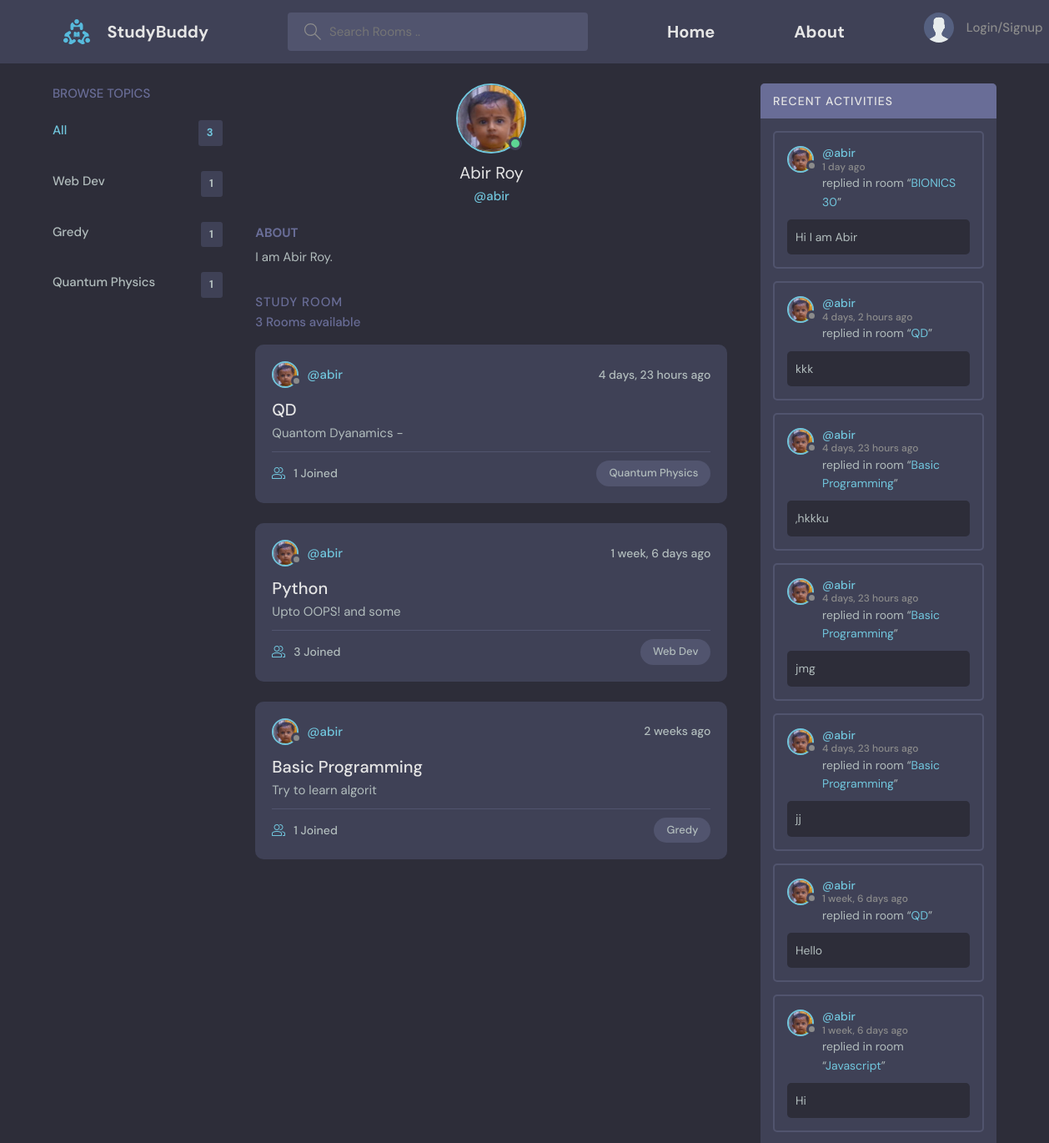
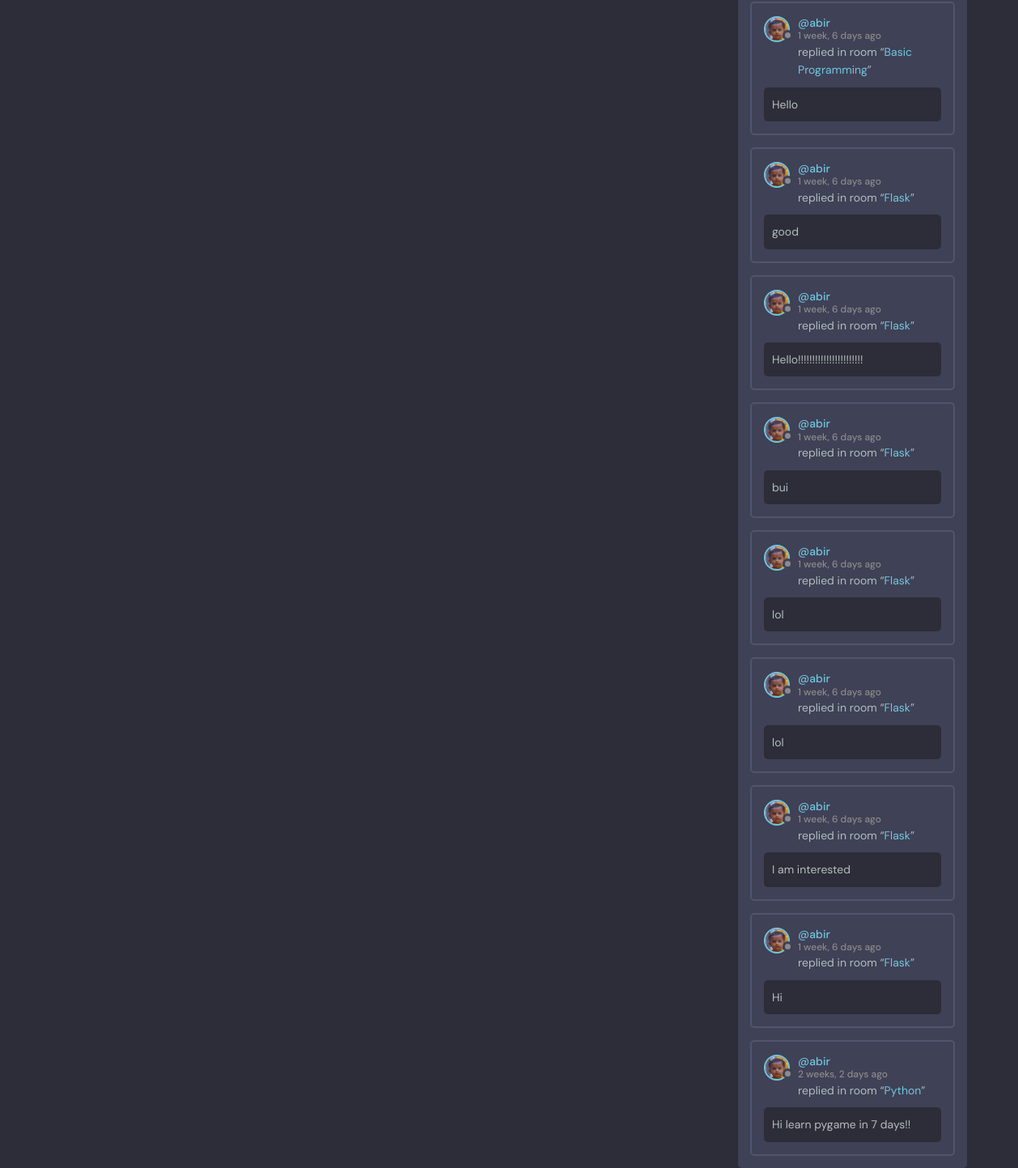
Page /profile/1/ on the committed database (2 pictures, top to bottom).
### bas/models.py (models this page shows)
class Topic(models.Model):
    name = models.CharField(max_length=200)
    def __str__(self):
        return self.name

class Profile(models.Model):
    user = models.OneToOneField(User, null=True, on_delete=models.CASCADE)
    bio = models.TextField(null=True)
    avatar = models.ImageField(null=True, default="avatar.svg")

class Room(models.Model):
    host = models.ForeignKey(User, on_delete=models.SET_NULL, null=True)
    topic = models.ForeignKey(Topic, on_delete=models.SET_NULL, null=True)
    name = models.CharField(max_length=100)
    description = models.TextField(null=True, blank=True)
    participants = models.ManyToManyField(User, related_name='participants', blank=True)
    updated = models.DateTimeField(auto_now=True)
    created = models.DateTimeField(auto_now_add=True)
    outside_review = models.TextField(null=True, blank=True)
    class Meta:
        ordering = ['-updated', '-created']
    def __str__(self):
        return self.description[:20]

class Message(models.Model):
    user = models.ForeignKey(User, on_delete=models.CASCADE)
    room = models.ForeignKey(Room, on_delete=models.CASCADE)
    body = models.TextField()
    updated = models.DateTimeField(auto_now=True)
    created = models.DateTimeField(auto_now_add=True)
    def __str__(self):
        return self.body[:50]
    class Meta:
        ordering = ['-updated', '-created']

### bas/views.py (the view)
# urls.py: path('profile/<str:pk>/', views.userProfile, name="userProfile"),
def userProfile(request, pk):
    user = User.objects.get(id=pk)
    q = request.GET.get('q') if request.GET.get('q')!=None else ''
    rooms = Room.objects.filter(
        Q(host__username=user.username) &
        (Q(topic__name__icontains=q) |
        Q(name__icontains=q) |
        Q(description__icontains=q) |
        Q(host__username__icontains=q))
    )
    messg = user.message_set.all()
    topics = Topic.objects.all()
    Topics = []
    for topic in topics:
        cnt = Room.objects.filter(
        Q(host__username=user.username) & Q(topic__name=topic.name)).count()
        if(int(cnt) > 0):
            Topics.append({'topic' : topic, 'count' : cnt})
    Profiles = Profile.objects.all()
    context = {"user" : user, 'Rooms' : rooms, 'Messages' : messg, 'Topics' : Topics,
               'total_room' : Room.objects.filter(host__username=user.username).count,
                'Profiles' : Profiles }
    return render(request, 'bas/profile.html', context)

### bas/templates/bas/profile.html (shortened to what this page needs)
{% extends 'main.html' %}
{% block content %}
  <main class="profile-page layout layout--3">
    <div class="container">
        {% url 'userProfile' user.id as the_url %}
        {% include 'bas/topics.html' with link=the_url %}
      <div class="roomList">
        <div class="profile">
          <div class="profile__avatar">
            <div class="avatar avatar--large active">
              {% for profile in Profiles%}
              {% if profile.user.id == user.id %}
              <a href="{{profile.avatar.url}}">
              <img src="{{profile.avatar.url}}" />
              </a>
              {% endif %}
              {% endfor %}
            </div>
          </div>
          <div class="profile__info">
            <h3>{{user.first_name}} {{user.last_name}}</h3>
            <p><a href="{% url 'userProfile' user.id %}">@{{user.username}}</a></p>
          </div>
          <div class="profile__about">
            <h3>About</h3>
            <p>
              {% for profile in Profiles%}
              {% if profile.user.id == user.id %}
              {{profile.bio}}
              {% endif %}
              {% endfor %}
            </p>
          </div>
        </div>
        {%include 'bas/feed.html' with page='profile' %}
      </div>
      {% include 'bas/activity.html' %}
    </div>
  </main>
{% endblock %}

### templates/main.html (shortened to what this page needs)
<!DOCTYPE html>
{% load static %}
<html lang="en">
  <head>
    <link rel="stylesheet" href="{% static 'styles/style.css'%}" />
    <link rel="stylesheet" href="https://cdnjs.cloudflare.com/ajax/libs/font-awesome/6.1.1/css/all.min.css">
  </head>
  <body>
    {% include 'navbar.html' %}
    {% block content %}
    {% endblock %}
  </body>
</html>

### templates/navbar.html (shortened to what this page needs)
{% load static %}
<header class="header header--loggedIn">
    <div class="container">
    <a href="{% url 'home' %}" class="header__logo">
        <img src="{% static 'images/logo.svg' %}" />
        <h1>StudyBuddy</h1>
    </a>
    <form class="header__search" method="GET" action="{%url 'home'%}">
        <label>
        <input type="text" name="q" placeholder="Search Rooms .."/>
        </label>
    </form>
    <a href="{% url 'home' %}" class="header__logo">
        <h1>Home</h1>
    </a>
    <a href="#" class="header__logo">
        <h1>About</h1>
    </a>
    <nav class="header__menu">
        {% if request.user.is_authenticated %}
        <div class="header__user">
        <a href="{% url 'userProfile' request.user.id %}">
            <div class="avatar avatar--medium active">
            {% for profile in Profiles%}
            {% if profile.user.id == request.user.id %}
            <img src="{{profile.avatar.url}}" />
            {% endif %}
            {% endfor %}
            </div>
            <p>{{request.user.first_name}} {{request.user.last_name}}<span>@{{request.user.username}}</span></p>
        </a>
        <button class="dropdown-button" onclick="dropmenu_func()" >
            <svg version="1.1" xmlns="http://www.w3.org/2000/svg" width="32" height="32" viewBox="0 0 32 32">
            <title>chevron-down</title>
            <path d="M16 21l-13-13h-3l16 16 16-16h-3l-13 13z"></path>
            </svg>
        </button>
        </div>
        <div class="dropdown-menu" id="dropdown-menu">
            <a href="{% url 'userUpdate' request.user.id %}" class="dropdown-link"
                ><svg version="1.1" xmlns="http://www.w3.org/2000/svg" width="32" height="32" viewBox="0 0 32 32">
                <title>tools</title>
                <path
                    d="M27.465 32c-1.211 0-2.35-0.471-3.207-1.328l-9.392-9.391c-2.369 0.898-4.898 0.951-7.355 0.15-3.274-1.074-5.869-3.67-6.943-6.942-0.879-2.682-0.734-5.45 0.419-8.004 0.135-0.299 0.408-0.512 0.731-0.572 0.32-0.051 0.654 0.045 0.887 0.277l5.394 5.395 3.586-3.586-5.394-5.395c-0.232-0.232-0.336-0.564-0.276-0.887s0.272-0.596 0.572-0.732c2.552-1.152 5.318-1.295 8.001-0.418 3.274 1.074 5.869 3.67 6.943 6.942 0.806 2.457 0.752 4.987-0.15 7.358l9.392 9.391c0.844 0.842 1.328 2.012 1.328 3.207-0 2.5-2.034 4.535-4.535 4.535zM15.101 19.102c0.26 0 0.516 0.102 0.707 0.293l9.864 9.863c0.479 0.479 1.116 0.742 1.793 0.742 1.398 0 2.535-1.137 2.535-2.535 0-0.668-0.27-1.322-0.742-1.793l-9.864-9.863c-0.294-0.295-0.376-0.74-0.204-1.119 0.943-2.090 1.061-4.357 0.341-6.555-0.863-2.631-3.034-4.801-5.665-5.666-1.713-0.561-3.468-0.609-5.145-0.164l4.986 4.988c0.391 0.391 0.391 1.023 0 1.414l-5 5c-0.188 0.188-0.441 0.293-0.707 0.293s-0.52-0.105-0.707-0.293l-4.987-4.988c-0.45 1.682-0.397 3.436 0.164 5.146 0.863 2.631 3.034 4.801 5.665 5.666 2.2 0.721 4.466 0.604 6.555-0.342 0.132-0.059 0.271-0.088 0.411-0.088z"
                ></path>
                </svg>
                Settings</a
            >
            <a href="{% url 'Logout' %}" class="dropdown-link"
                ><svg version="1.1" xmlns="http://www.w3.org/2000/svg" width="32" height="32" viewBox="0 0 32 32">
                <title>sign-out</title>
                <path
                    d="M3 0h22c0.553 0 1 0 1 0.553l-0 3.447h-2v-2h-20v28h20v-2h2l0 3.447c0 0.553-0.447 0.553-1 0.553h-22c-0.553 0-1-0.447-1-1v-30c0-0.553 0.447-1 1-1z"
                ></path>
                <path
                    d="M21.879 21.293l1.414 1.414 6.707-6.707-6.707-6.707-1.414 1.414 4.293 4.293h-14.172v2h14.172l-4.293 4.293z"
                ></path>
                </svg>
                Logout</a
            >
        </div>
        {% else %}
        <a href="{% url 'Login' %}">
        <img src="{% static 'images/avatar.svg' %}" />
        <p>Login/Signup</p>
        </a>
        {% endif %}
    </nav>
    </div>
</header>

### bas/templates/bas/topics.html
<div class="topics">
    <div class="topics__header">
        <h2>Browse Topics</h2>
    </div>
    <ul class="topics__list">
        <li>
        <a href="{{link}}" class="active">All <span>{{total_room}}</span></a>
        </li>
        {% for topic in Topics %}
        <li>
        <a href="{{link}}?q={{topic.topic.name}}">{{topic.topic.name}}
            <span>{{topic.count}}</span></a>
        </li>
        {% endfor %}
    </ul>
</div>

### bas/templates/bas/feed.html (shortened to what this page needs)
<div class="roomList">
    <div class="roomList__header">
      <div>
        <h2>Study Room</h2>
        <p>{{Rooms.count}} Room{% if Rooms.count > 1 %}s{% endif %} available</p>
      </div>
    </div>
    {% for room in Rooms%}
    <div class="roomListRoom">
      <div class="roomListRoom__header">
        <a href="{% url 'userProfile' room.host.id %}" class="roomListRoom__author">
          <div class="avatar avatar--small">
            {% include 'bas/profile_image.html' with user_id=room.host.id %}
          </div>
          <span>@{{room.host.username}}</span>
        </a>
        <div class="roomListRoom__actions">
          <span>{{room.updated|timesince}} ago</span>
        </div>
      </div>
      <div class="roomListRoom__content">
        <a href="{% url 'Room' room.id %}">{{room.name}}</a>
        <p>
          {{room}}
        </p>
      </div>
      <div class="roomListRoom__meta">
        <a href="{% url 'Room' room.id %}" class="roomListRoom__joined">
          {{room.participants.count}} Joined
        </a>
        <p class="roomListRoom__topic">{{room.topic}}</p>
      </div>
    </div>
    {% endfor %}
  </div>

### bas/templates/bas/profile_image.html
{% for profile in Profiles%}
{% if profile.user.id == user_id %}
<img src="{{profile.avatar.url}}" />
{% endif %}
{% endfor %}

### bas/templates/bas/activity.html (shortened to what this page needs)
<div class="activities">
    <div class="activities__header">
      <h2>Recent Activities</h2>
    {% for m in Messages %}
    </div>
        <div class="activities__box">
        <div class="activities__boxHeader roomListRoom__header">
            <a href="{% url 'userProfile' m.user.id %}" class="roomListRoom__author">
            <div class="avatar avatar--small">
                {% include 'bas/profile_image.html' with user_id=m.user.id %}
            </div>
            <p>
                @{{m.user.username}}
                <span>{{m.created|timesince}} ago</span>
            </p>
            </a>
        </div>
        <div class="activities__boxContent">
            <p>replied in room “<a href="{% url 'Room' m.room.id %}">{{m.room.name}}</a>”</p>
            <div class="activities__boxRoomContent">
            {{m}}
            </div>
        </div>
    {% endfor %}
    </div>
</div>

### rows in the picture
Topic: topic.name "Web Dev", count "1"
Topic: topic.name "Gredy", count "1"
Topic: topic.name "Quantum Physics", count "1"
Profile: avatar (picture), bio "I am Abir Roy."
Room: host.username "abir", updated "4 days, 23 hours", name "QD", description "Quantom Dyanamics -", participants.count "1", topic "Quantum Physics"
Room: host.username "abir", updated "1 week, 6 days", name "Python", description "Upto OOPS! and some", participants.count "3", topic "Web Dev"
Room: host.username "abir", updated "2 weeks", name "Basic Programming", description "Try to learn algorit", participants.count "1", topic "Gredy"
Message: user.username "abir", created "1 day", room.name "BIONICS 30", body "Hi I am Abir"
Message: user.username "abir", created "4 days, 2 hours", room.name "QD", body "kkk"
Message: user.username "abir", created "4 days, 23 hours", room.name "Basic Programming", body ",hkkku"
Message: user.username "abir", created "4 days, 23 hours", room.name "Basic Programming", body "jmg"
Message: user.username "abir", created "4 days, 23 hours", room.name "Basic Programming", body "jj"
Message: user.username "abir", created "1 week, 6 days", room.name "QD", body "Hello"
Message: user.username "abir", created "1 week, 6 days", room.name "Javascript", body "Hi"
Message: user.username "abir", created "1 week, 6 days", room.name "Basic Programming", body "Hello"
Message: user.username "abir", created "1 week, 6 days", room.name "Flask", body "good"
Message: user.username "abir", created "1 week, 6 days", room.name "Flask", body "Hello!!!!!!!!!!!!!!!!!!!!!!!"
Message: user.username "abir", created "1 week, 6 days", room.name "Flask", body "bui"
Message: user.username "abir", created "1 week, 6 days", room.name "Flask", body "lol"
Message: user.username "abir", created "1 week, 6 days", room.name "Flask", body "lol"
Message: user.username "abir", created "1 week, 6 days", room.name "Flask", body "I am interested"
Message: user.username "abir", created "1 week, 6 days", room.name "Flask", body "Hi"
Message: user.username "abir", created "2 weeks, 2 days", room.name "Python", body "Hi learn pygame in 7 days!!"

### other values in the picture
{{ total_room }} "3"
{{ user.first_name }} "Abir"
{{ user.last_name }} "Roy"
{{ user.username }} "abir"
{{ Rooms.count }} "3"
